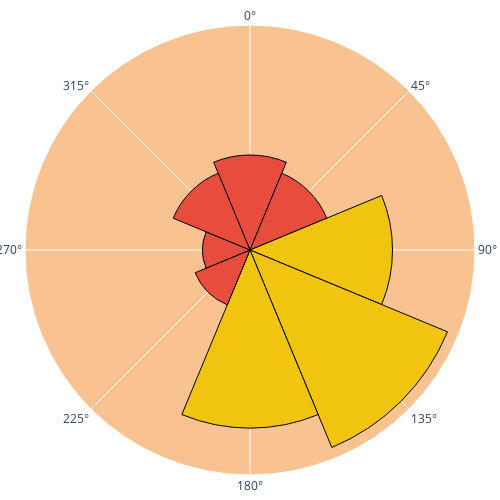

Notebook code cell kept with this figure:
### Code cell
# Initialize Plotly Figure
fig = go.Figure()

# We've got 8 quantities in the array above, so let's define custom markers for each of them
# We'll shade them all red except for the ones that will show up in our bottom right quadrant, which will be golden
# This is in RGBA notation, where the fourth quantity represents opacity (0 is transparent; 1 is opaque)
colorsc = ['rgba(231, 76, 60, 1)', 'rgba(231, 76, 60, 1)', 'rgba(241, 196, 15, 1)',
           'rgba(241, 196, 15, 1)', 'rgba(241, 196, 15, 1)', 'rgba(231, 76, 60, 1)', 
           'rgba(231, 76, 60, 1)', 'rgba(231, 76, 60, 1)']

# Similarly, we'll define the borders for all of the radial bars; they'll all be solid black in this case
linesc = ['rgba(0,0,0,1)', 'rgba(0,0,0,1)', 'rgba(0,0,0,1)',
          'rgba(0,0,0,1)', 'rgba(0,0,0,1)', 'rgba(0,0,0,1)', 
          'rgba(0,0,0,1)', 'rgba(0,0,0,1)']

# Let's add our trace like we saw in the previous example
# Here, our trace will be a "Barpolar" object
fig.add_trace(go.Barpolar(
    {
    'r': speed, # 'r' is the data parameter for the Barpolar trace
    'name': 'windspeeds', # labeling the trace
    # let's define the marker with our custom colors and border definitions
    'marker': 
        {
        'color': colorsc,
        'line': {'color': linesc, 'width': 1}
        },
    'width': 45, # this sets the width of each bar; takes a little trial and error to see what looks best for you
    'showlegend': False # We only have one trace with one set of bars, so no need to have a legend
    }
))

# Like with ternary plots, we can customize our graph's layout
fig.update_layout({
    'polar_angularaxis_rotation': 90, # This aligns our first bar (0 degrees) straight north
    'paper_bgcolor': 'rgba(0,0,0,0)', # We'll turn off the canvas window's background by setting opacity to 0
    
    # Define attributes specific to the polar chart
    'polar': {
        'radialaxis': {'visible': False}, # Turn off the radial axis (which guides the length of each bar)
        'angularaxis': {'direction': 'clockwise', 'visible': True}, # OTOH, let's see the directionality of each bar
        'bgcolor': 'rgba(248, 194, 145, 1)', # Set the background color of our polar chart
    },
    
    # update the margins - set the gaps between the boundaries of the canvas window and our trace
    'margin': {
        't': 25, # top
        'l': 25, # left
        'r': 25, # right
        'b': 25  # bottom
    },
    
    # Update width and height of canvas window
    'width': 500,
    'height': 500
})

fig.show()

### Figure 1 — Plotly figure (JSON) as saved in the notebook; plotly's stock layout.template omitted (floating-point values rounded to 4 significant figures)
{"data": [{"marker": {"color": ["rgba(231, 76, 60, 1)", "rgba(231, 76, 60, 1)", "rgba(241, 196, 15, 1)", "rgba(241, 196, 15, 1)", "rgba(241, 196, 15, 1)", "rgba(231, 76, 60, 1)", "rgba(231, 76, 60, 1)", "rgba(231, 76, 60, 1)"], "line": {"color": ["rgba(0,0,0,1)", "rgba(0,0,0,1)", "rgba(0,0,0,1)", "rgba(0,0,0,1)", "rgba(0,0,0,1)", "rgba(0,0,0,1)", "rgba(0,0,0,1)", "rgba(0,0,0,1)"], "width": 1}}, "name": "windspeeds", "r": [8, 7, 12, 18, 15, 5, 4, 7], "showlegend": false, "type": "barpolar", "width": 45}], "layout": {"height": 500, "margin": {"b": 25, "l": 25, "r": 25, "t": 25}, "paper_bgcolor": "rgba(0,0,0,0)", "polar": {"angularaxis": {"direction": "clockwise", "rotation": 90, "visible": true}, "bgcolor": "rgba(248, 194, 145, 1)", "radialaxis": {"visible": false}}, "width": 500}}
